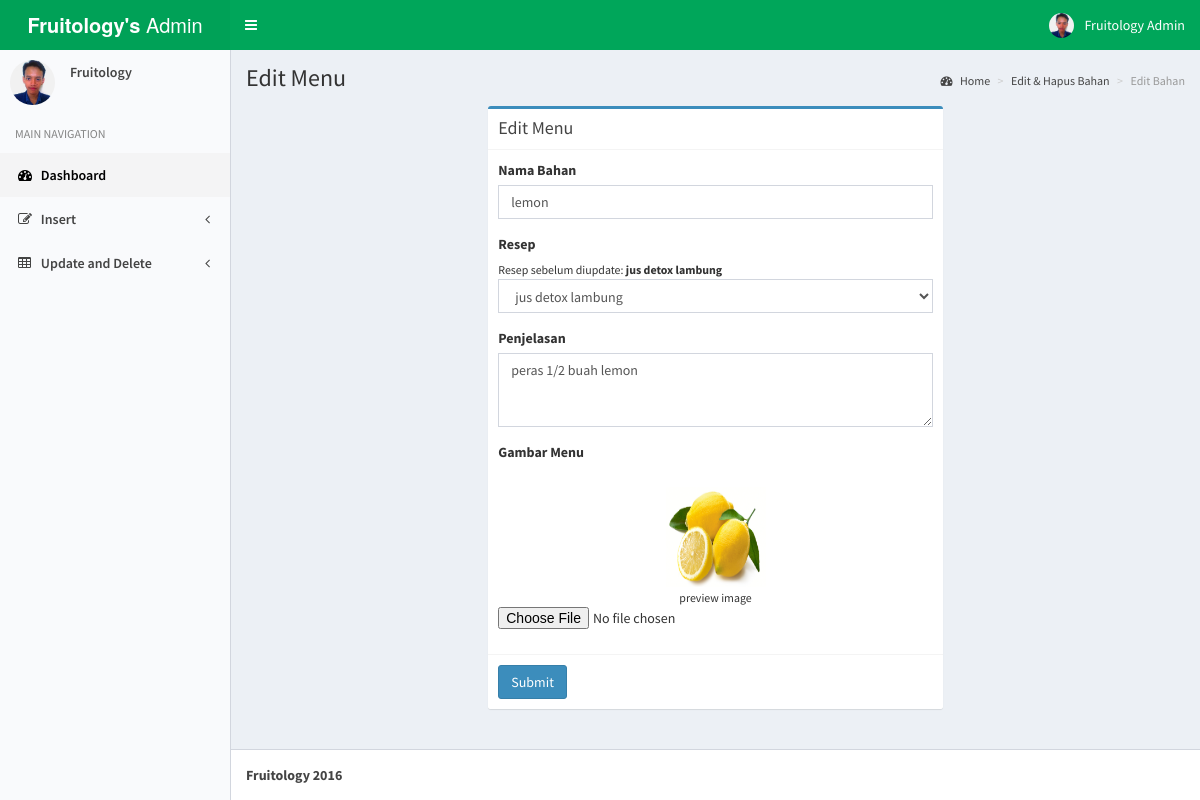
/bahan_edit/edit_bahan/1 (signed in), run on the app's committed database.
### tables this page shows
CREATE TABLE IF NOT EXISTS `bahan` (
`id_bahan` smallint(3) NOT NULL,
  `nama_bahan` varchar(30) NOT NULL,
  `deskripsi` text,
  `resep` smallint(2) NOT NULL,
  `gambar_bahan` varchar(50) DEFAULT NULL
);

CREATE TABLE IF NOT EXISTS `resep` (
`id_resep` smallint(2) NOT NULL,
  `judul_resep` varchar(30) NOT NULL
);

### application/controllers/bahan_edit.php (called while the page is built, shortened)
<?php if ( ! defined('BASEPATH')) exit('No direct script access allowed');
class Bahan_edit extends CI_Controller {
	public function edit_bahan($id_bahan){
		$mn = $this->model->GetBahan("where id_bahan = '$id_bahan'");
		$data = array(
				'id_bahan' => $mn[0]['id_bahan'],
				'nama_bahan' => $mn[0]['nama_bahan'],
				'deskripsi' => $mn[0]['deskripsi'],
				'gambar_bahan' => $mn[0]['gambar_bahan'],
				'judul_resep' => $mn[0]['judul_resep']
			);
		$data2 = $this->model->GetResep();
		$this->load->view('form_bahan_edit', array('data' => $data,'data2' => $data2));
	}
}

### index.php (called while the page is built, shortened)
<?php
require_once BASEPATH.'core/CodeIgniter.php';

### application/models/model.php (called while the page is built, shortened)
<?php if ( ! defined('BASEPATH')) exit('No direct script access allowed');
class model extends CI_Model {
	public function GetBahan($where = ""){
		$data = $this->db->query('select b.id_bahan, b.nama_bahan, b.deskripsi, b.resep, r.judul_resep, b.gambar_bahan
								from bahan b join resep r
								on b.resep = r.id_resep '.$where);
		return $data->result_array();
	}
	public function GetResep($where = ""){
		$data = $this->db->query('select * from Resep '.$where);
		return $data->result_array();
	}
}

### application/views/form_bahan_edit.php (the view, shortened to what this page needs)
<!DOCTYPE html>
<html>
  <head>
    <link rel="stylesheet" href="<?php echo base_url()."assets/css/bootstrap.min.css" ?>">
    <link rel="stylesheet" href="https://maxcdn.bootstrapcdn.com/font-awesome/4.4.0/css/font-awesome.min.css">
    <link rel="stylesheet" href="https://code.ionicframework.com/ionicons/2.0.1/css/ionicons.min.css">
    <link rel="stylesheet" href="<?php echo base_url()."assets/css/AdminLTE.min.css" ?>">
    <link rel="stylesheet" href="<?php echo base_url()."assets/css/skin-green-light.min.css" ?>">
  </head>
  <body class="hold-transition skin-green-light sidebar-mini">
        <div class="wrapper">
      <header class="main-header">
        <a href="<?php echo base_url("")."home_admin"; ?>" class="logo">
          <span class="logo-lg"><b>Fruitology's</b> Admin</span>
        </a>
        <nav class="navbar navbar-static-top" role="navigation">
          <a href="#" class="sidebar-toggle" data-toggle="offcanvas" role="button">
          </a>
          <div class="navbar-custom-menu">
            <ul class="nav navbar-nav">
              <li class="dropdown user user-menu">
                <a href="#" class="dropdown-toggle" data-toggle="dropdown">
                  <img src="<?php echo base_url()."assets/image/foto-admin.jpg" ?>" class="user-image" alt="User Image">
                  <span class="hidden-xs">Fruitology Admin</span>
                </a>
              </li>
            </ul>
          </div>
        </nav>
      </header>
      <aside class="main-sidebar">
        <section class="sidebar">
          <div class="user-panel">
            <div class="pull-left image">
              <img src="<?php echo base_url()."assets/image/foto-admin.jpg" ?>" class="img-circle" alt="User Image">
            </div>
            <div class="pull-left info">
              <p>Fruitology</p>
            </div>
          </div>
          <ul class="sidebar-menu">
            <li class="header">MAIN NAVIGATION</li>
            <li class="active treeview">
              <a href="#">
                <i class="fa fa-dashboard"></i> <span>Dashboard</span>
              </a>
            </li>
            <li class="treeview">
              <a href="#">
                <i class="fa fa-edit"></i> <span>Insert</span>
                <i class="fa fa-angle-left pull-right"></i>
              </a>
            </li>
            <li class="treeview">
              <a href="#">
                <i class="fa fa-table"></i> <span>Update and Delete</span>
                <i class="fa fa-angle-left pull-right"></i>
              </a>
            </li>
          </ul>
        </section>
      </aside>
      <div class="content-wrapper">
        <section class="content-header">
          <h1>
            Edit Menu
          </h1>
          <ol class="breadcrumb">
            <li><a href="#"><i class="fa fa-dashboard"></i> Home</a></li>
            <li><a href="#">Edit & Hapus Bahan</a></li>
            <li class="active">Edit Bahan</li>
          </ol>
        </section>
        <section class="content">
          <div class="row">
            <div class="col-md-push-3 col-md-6">
              <div class="box box-primary">
                <div class="box-header with-border">
                  <h3 class="box-title">Edit Menu</h3>
                </div>
                <form role="form" method="POST" action="<?php echo base_url()."bahan_edit/do_update"; ?>" enctype="multipart/form-data">
                  <div class="box-body">
                    <div class="form-group">
                      <label>Nama Bahan</label>
                      <input type="text" class="form-control" id="exampleInputEmail1" placeholder="Masukkan Nama Menu" name="nama_bahan" value="<?php echo "$data[nama_bahan]"; ?>" required>
                    </div>
                    <div class="form-group">
                      <label>Resep</label>
                      <br><small><?php echo "Resep sebelum diupdate: <b>".$data['judul_resep']."</b>" ?></small>
                      <select class="form-control" name="resep">
                        <?php foreach ($data2 as $d) {
                          echo "<option value='$d[id_resep]'>$d[judul_resep]</option>";
                        } ?>
                      </select>
                    </div>
                    <div class="form-group">
                      <label>Penjelasan</label>
                      <textarea class="form-control" rows="3" placeholder="Masukkan Penjelasan" name="deskripsi"><?php echo "$data[deskripsi]"; ?></textarea>
                    </div>
                    <div class="form-group">
                      <label>Gambar Menu</label>
                      <?php if ($data['gambar_bahan'] != "") { ?>
                        <center><br><img src="<?php echo base_url("/assets/image/bahan/$data[gambar_bahan]"); ?>" style="height: 100px; width: 100px"><br><small>preview image</small><br></center>
                      <?php } else{ ?>
                        <center><br>no image<br><small>preview image</small><br></center>
                      <?php } ?>
                      <input type="file" id="exampleInputFile" name="gambar_bahan">
                    </div>
                  </div>
                  <div class="box-footer">
                    <button type="submit" class="btn btn-primary">Submit</button>
                  </div>
                </form>
              </div>
            </div>
            <div class="col-md-6">
            </div>
          </div>
        </section>
      </div>
      <footer class="main-footer">
        <b>Fruitology 2016</b>
      </footer>
    </div>
  </body>
</html>

### data on the page
bahan: nama_bahan "lemon", resep.judul_resep "jus detox lambung", deskripsi "peras 1/2 buah lemon", gambar_bahan (picture)

### other printed values
form field resep "jus detox lambung"
